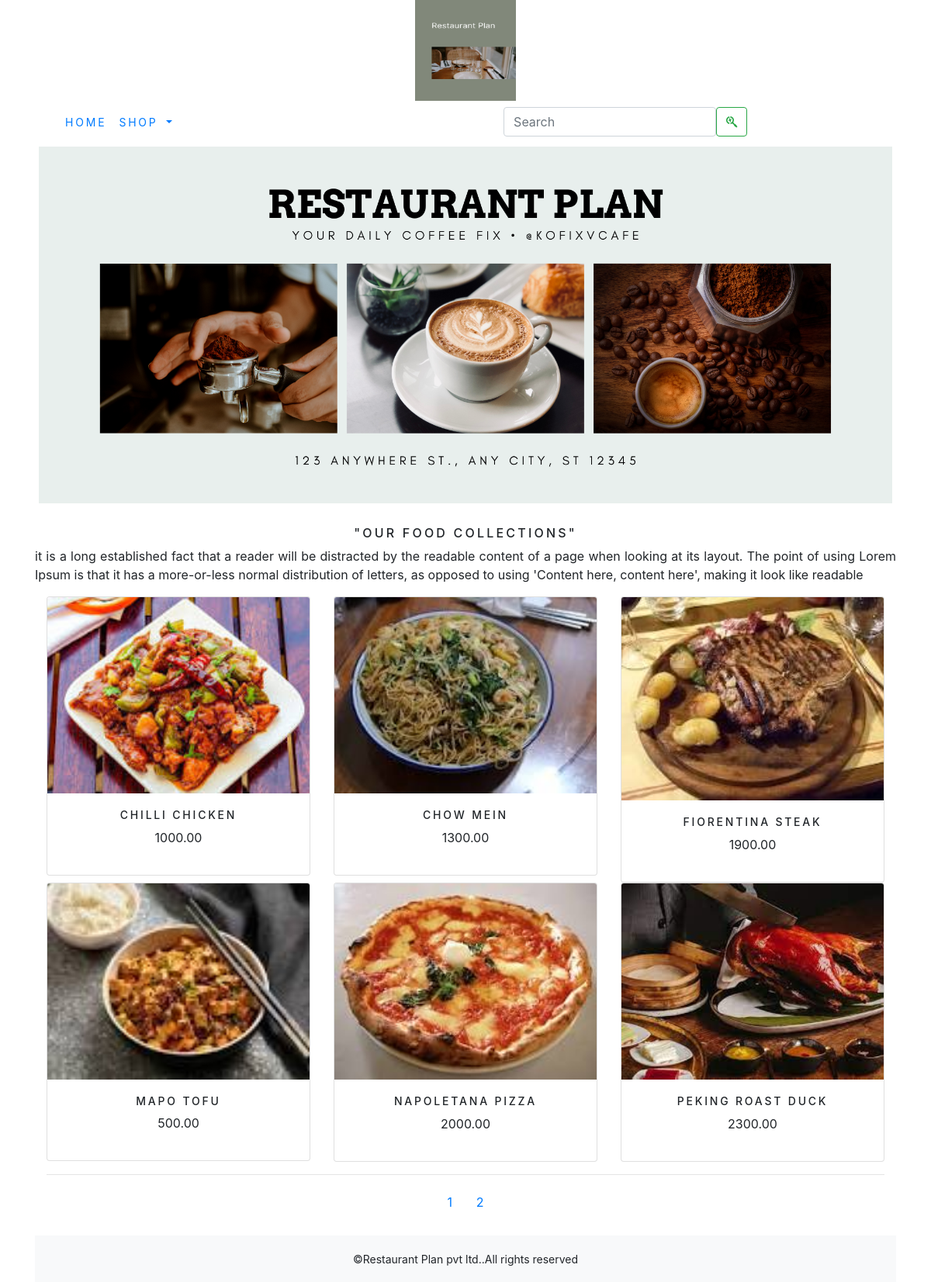
The page /shopapp/ on the database its author committed.
### shopapp/models.py (models this page shows, shortened)
class Product(models.Model):
    name = models.CharField(max_length=250, unique=True)
    slug = models.SlugField(max_length=250, unique=True)
    description = models.TextField(blank=True)
    price=models.DecimalField(max_digits=10,decimal_places=2)
    category=models.ForeignKey(Category,on_delete=models.CASCADE)
    image = models.ImageField(upload_to='category', blank=True)
    stock=models.IntegerField()
    available=models.BooleanField(default=True)
    created=models.DateTimeField(auto_now_add=True)
    updated=models.DateTimeField(auto_now=True)
    def get_url(self):
        return reverse('shopapp:prodCatdetail',args=[self.category.slug,self.slug])
    class Meta:
        ordering=('name',)
        verbose_name='product'
        verbose_name_plural='products'

### shopapp/views.py (the view)
# urls.py: path('',views.allProdCat,name='allProdCat'),
def allProdCat(request,c_slug=None):
    c_page=None
    products_list=None
    if c_slug!=None:
        c_page=get_object_or_404(Category,slug=c_slug)
        products_list=Product.objects.all().filter(category=c_page,available=True)
    else:
        products_list=Product.objects.all().filter(available=True)
    paginator=Paginator(products_list,6)
    try:
        page=int(request.GET.get('page','1'))
    except:
        page=1
    try:
        products=paginator.page(page)
    except (EmptyPage,InvalidPage):
        products=paginator.page(paginator.num_pages)
    return render(request,"category.html",{'category':c_page,'products':products})

### cartapp/context_processors.py (called while the page is built)
def counter(request):
    item_count=0
    if 'admin' in request.path:
        return {}
    else:
        try:
            cart=Cart.objects.filter(cart_id=_cart_id(request))
            cart_items=CartItem.objects.all().filter(cart=cart[:1])
            for cart_item in cart_items:
                item_count += cart_item.quantity
        except Cart.DoesNotExist:
            item_count=0
    return dict(item_count=item_count)

### cartapp/views.py (called while the page is built)
def _cart_id(request):
    cart=request.session.session_key
    if not cart:
        cart=request.session.create()
    return cart

### shopapp/context_processors.py (called while the page is built)
def menu_links(request):
    links=Category.objects.all()
    return dict(links=links)

### shopapp/models.py (called while the page is built)
    def get_url(self):
        return reverse('shopapp:products_by_category',args=[self.slug])

### templates/category.html (shortened to what this page needs)
  {% extends 'base.html' %}
  {% load static %}
  {% block content %}
  <div class="mx_auto">
      {% if category %}
      <img class="my_image" src="{{category.image.url}}" alt="{{category.name}}">
  </div>
  <br>
  <div>
      <h1 class="text-center my_title">{{category.name}}</h1>
      <p class="text-justify">{{category.description}}</p>
  </div>
  {% else %}
  <div>
   <img class="my_image my_image_padding" src="{% static 'img/banner.png' %}" alt="our food items" width="1250px">
  </div>
  <br>
  <div>
      <h1 class="text-center my_title">"our food collections"</h1>
      <p class="text-justify">it is a long established fact that a reader will be distracted by the readable content of a page when looking at its layout. The point of using Lorem Ipsum is that it has a more-or-less normal distribution of letters, as opposed to using 'Content here, content here', making it look like readable </p>
  </div>
  {% endif %}
  <div class="container">
      <div class="row mx_auto">
          {% for product in products.object_list %}
          <div class="my_bottom_margin col-9 col-sm-12 col-md-4 col-lg-4">
              <div class="card text-center" style="min-width:18rem;">
                  <a href="{{product.get_url}}"><img class="card-img-top my_image" src="{{product.image.url}}" alt="{{product.name}}"></a>
                  <div class="card-body">
                      <h4>{{product.name}}</h4>
                      <p>{{product.price}}</p>
                  </div>
              </div>
          </div>
{% endfor %}
  </div>
      <div class="mx-auto">
          {% if products.paginator.num_pages > 1 %}
          <hr>
          <div class="text-center">
              {% for pg in products.paginator.page_range %}
              <a href="?page={{pg}}" class="btn btn-light-sm {% if products.number == pg %} active {% endif %}">{{pg}}</a>
              {% endfor %}
          </div>
          {% endif %}
      </div>
      <br>
  </div>
 {% endblock %}

### templates/base.html (shortened to what this page needs)
{% load static %}
<!DOCTYPE html>
<html lang="en">
<head>
    <link rel="stylesheet" href="{% static 'css/custom.css' %}">
    <link rel="stylesheet" href="{% static 'css/bootstrap.min.css' %}" >
</head>
<body>
<div class="container">
    {% include 'header.html' %}
    {% include 'navbar.html' %}
    {% block content %}
    {% endblock %}
    </div>
    {% include 'footer.html' %}
</body>
</html>

### templates/header.html
{% load static %}
<header>
    <center>
       <a href="{% url 'shopapp:allProdCat' %}"> <img src="{% static 'img/logo.png' %}" alt="logimage" width="130px" height="130px" >
    </center>
</header>

### templates/navbar.html (shortened to what this page needs)
<nav class="navbar navbar-expand-lg bg-body-tertiary">
  <div class="container-fluid">
    <div class="collapse navbar-collapse" id="navbarSupportedContent">
      <ul class="navbar-nav me-auto mb-2 mb-lg-0">
        <li class="nav-item">
          <a class="nav-link" href="#">Home</a>
        </li>
        <li class="nav-item dropdown {% if 'shopapp' in request.path %} active {% endif %}">
          <a class="nav-link dropdown-toggle" href="#" role="button" data-bs-toggle="dropdown" aria-expanded="false">
            Shop
          </a>
        </li>
      </ul>
       <form class="d-flex"  action="{% url 'search_app:SearchResult' %}" method="get" style="margin-left:40%">
        <input class="form-control me-2" type="search" placeholder="Search" aria-label="Search" name="q">
        <button class="btn btn-outline-success" type="submit"><i class="fa-brands fa-searchengin"></i></button>
      </form>
    </div>
  </div>
</nav>

### templates/footer.html
<div class="footer navbar-fixed-bottom my_footer">
    <p class="text-center">
        &copy;Restaurant Plan pvt ltd..All rights reserved
    </p>
</div>

### static/css/custom.css (style rules this page uses)
body { font-family: 'Roboto', sans-serif; }
.nav-item { letter-spacing:.2em; font-size:14px; text-transform:uppercase; }
.my_footer { background-color:#f8f9fa; height:60px; }
.my_footer p { padding-top:20px; font-size:14px; }
.my_image { width:100%; height:auto; }
.my_title { font-size:16px; text-transform:uppercase; letter-spacing: .2em; }
.my_image_padding { padding:5px; }
.my_bottom_margin { margin-bottem:10px; }
.card-body h4 { font-size:14px; text-transform:uppercase; letter-spacing:.2em; }

### rows shown on the page
Product: image (picture), name "CHILLI CHICKEN", price "1000.00"
Product: image (picture), name "CHOW MEIN", price "1300.00"
Product: image (picture), name "FIORENTINA STEAK", price "1900.00"
Product: image (picture), name "MAPO TOFU", price "500.00"
Product: image (picture), name "NAPOLETANA PIZZA", price "2000.00"
Product: image (picture), name "PEKING ROAST DUCK", price "2300.00"

### other values the page prints
{{ pg }} "1" "2"
